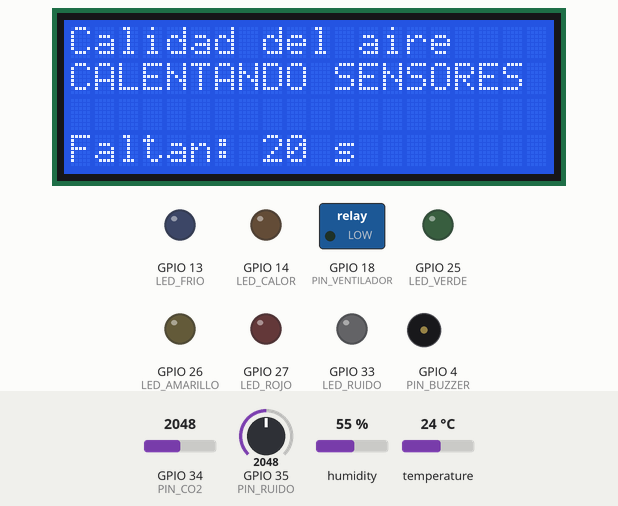
The sketch below on a simulated ESP32. Shown: 20×4 character LCD, switched loads named in the sketch (green lamp = pin HIGH), output pins drawn as LEDs (lit = HIGH), buzzer (waves = sounding). Inputs (shaded band) come from the test bench; at power-on: GPIO 34 (PIN_CO2) = 2048, GPIO 35 (PIN_RUIDO) = 2048, humidity 55 %, temperature 24 °C. WiFi joins after 1.5 s; servers stay silent unless stated; what the sketch prints to the serial monitor is not drawn.

Above: at 4.6 s.
At 9.9 s:
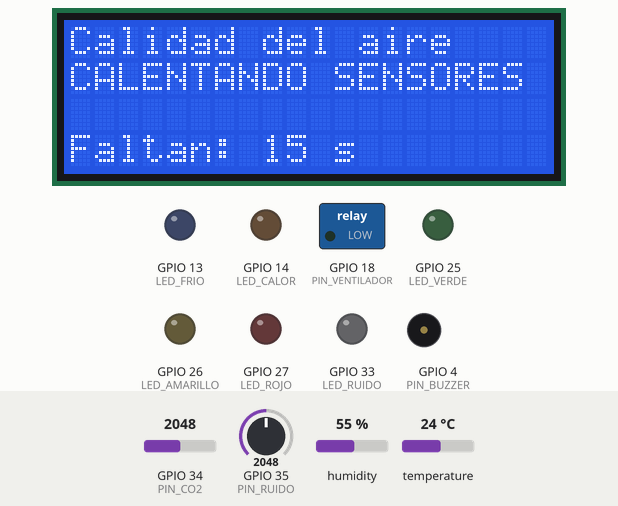
At 14.8 s:
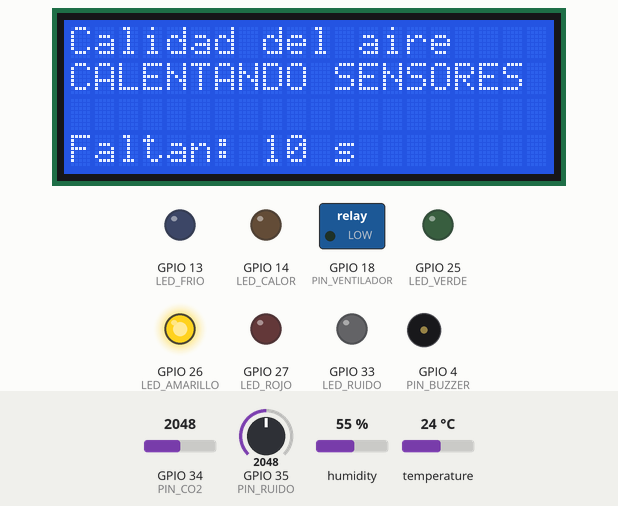
At 19.6 s:
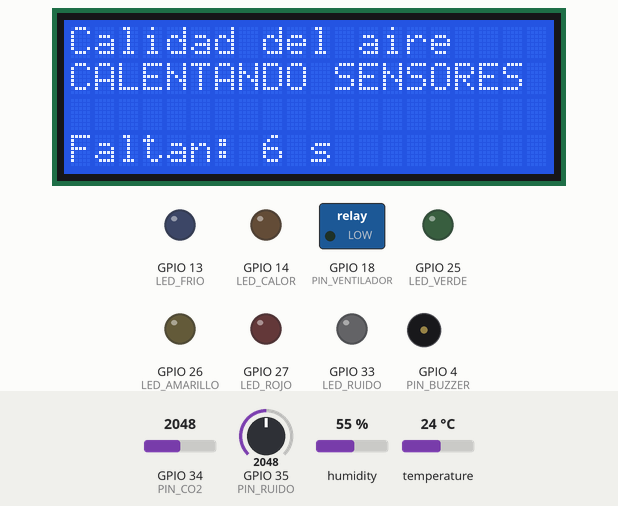
At 25.5 s:
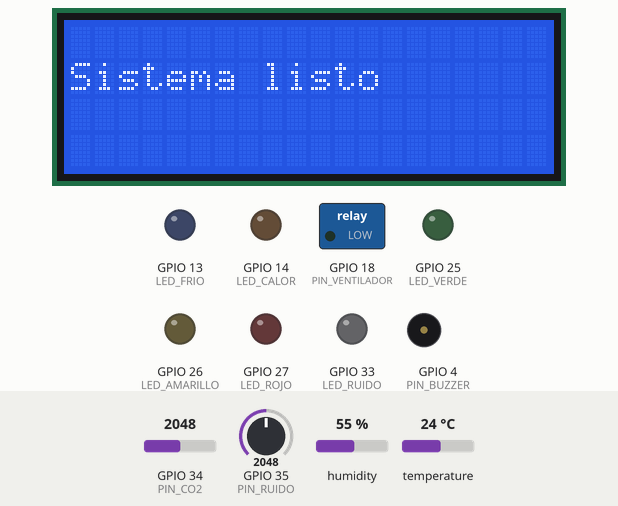
At 27.1 s:
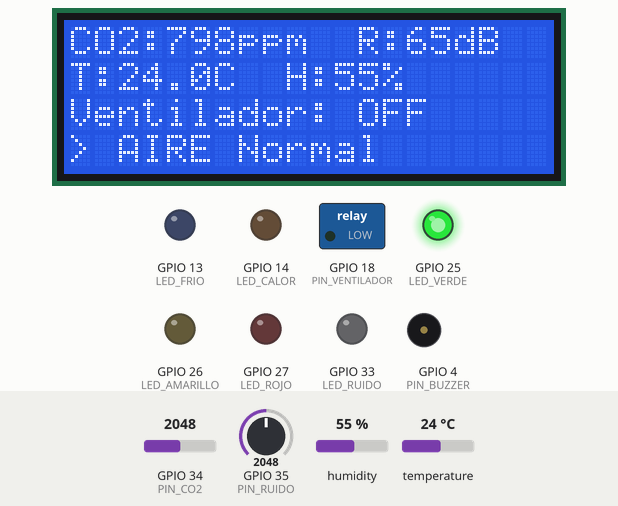
Timing chart, 0 to 28.6 s (numbered marks = the images above):
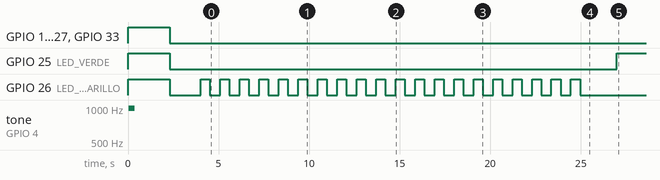

The sketch:

sketch.ino
```cpp
// =====================================================================
// MONITOR DE CALIDAD DEL AIRE · ESP32 (ESPOCH Orellana · PAO 3)
// Air quality monitor · ESP32 firmware (integrator project)
// ---------------------------------------------------------------------
// Measures estimated CO2 (MQ-135), temperature and humidity (DHT22) and
// noise (MAX4466). Shows the values on a 20x4 LCD, warns with LEDs and a
// buzzer, and controls an exhaust fan through a relay.
// Official data path: one CSV line every cycle over USB serial
// (Java app -> SQL Server). Mid-term add-on: every ~20 s the same data
// is also sent to ThingSpeak over WiFi.
//
// Index (search "BLOQUE n" with Ctrl+F):
//   1 Librerias         2 Modo              3 Pines
//   4 Umbrales          5 WiFi/ThingSpeak   6 Variables de estado
//   7 Sensores          8 LEDs y buzzer     9 Extractor
//  10 Pantalla LCD     11 Salida USB       12 Envio a ThingSpeak
//  13 Setup            14 Loop
// =====================================================================


// =====================================================================
// BLOQUE 1 · LIBRERIAS
// Block 1 · Libraries
// =====================================================================
#include <Wire.h>               // I2C bus for the LCD
#include <LiquidCrystal_I2C.h>  // 20x4 LCD with I2C adapter
#include "DHTesp.h"             // DHT22 temperature and humidity sensor
#include <WiFi.h>               // ESP32 WiFi radio
#include <WiFiClientSecure.h>   // HTTPS connection
#include <HTTPClient.h>         // HTTP POST requests


// =====================================================================
// BLOQUE 2 · MODO: SIMULACION O APARATO REAL
// Block 2 · Mode: simulation or real device
// =====================================================================
// true  = Wokwi: noise comes from a slide potentiometer and the gas sensor
//         runs at 3.3 V without the 10k/10k divider (the divider makes the
//         simulation very slow).
// false = real device: MAX4466 microphone and MQ-135 at 5 V with the divider.
const bool SIMULACION = true;


// =====================================================================
// BLOQUE 3 · PINES (CONEXIONES DEL ESP32)
// Block 3 · ESP32 pin map
// =====================================================================
// Sensors (inputs)
const int PIN_DHT = 15;         // DHT22 data
const int PIN_CO2 = 34;         // MQ-135 analog output (ADC)
const int PIN_RUIDO = 35;       // MAX4466 / potentiometer (ADC)
// LEDs (outputs)
const int LED_VERDE = 25;       // CO2 normal
const int LED_AMARILLO = 26;    // CO2: ventilate
const int LED_ROJO = 27;        // CO2 high
const int LED_CALOR = 14;       // heat (orange)
const int LED_FRIO = 13;        // cold (blue)
const int LED_RUIDO = 33;       // high noise (white)
// Actuators (outputs)
const int PIN_BUZZER = 4;       // buzzer
const int PIN_VENTILADOR = 18;  // relay input -> exhaust fan (purple LED in Wokwi)
// LCD: SDA = GPIO 21, SCL = GPIO 22 (default I2C pins, set by Wire)


// =====================================================================
// BLOQUE 4 · UMBRALES (LIMITES DE ALERTA)
// Block 4 · Alert thresholds
// =====================================================================
const int CO2_VENTILAR = 800;      // ppm: yellow LED, "VENTILAR"
const int CO2_ALTO = 1200;         // ppm: red LED, buzzer and fan ON
const int CO2_APAGAR = 1000;       // ppm: fan may turn OFF below this (hysteresis)
const float TEMP_CALOR = 30;       // °C: orange LED and fan ON
const float TEMP_FRIO = 20;        // °C: blue LED (below this value)
const float TEMP_APAGAR = 25;      // °C: fan may turn OFF at or below this (hysteresis)
const int RUIDO_ALTO_DB = 70;      // dB: provisional noise limit
const int LECTURAS_RUIDO = 3;      // readings in a row above the limit before warning
// Provisional CO2 scale (from the min and max of the Wokwi gas sensor)
const int CO2_CRUDO_MIN = 1386;    // ADC value for 400 ppm
const int CO2_CRUDO_MAX = 4041;    // ADC value for 2000 ppm
// Sensor warm-up. Simulation: 20 s. Real device: 120 s or more
const int SEGUNDOS_CALENTAMIENTO = 20;


// =====================================================================
// BLOQUE 5 · WIFI Y THINGSPEAK (AGREGADO DEL MEDIO CICLO)
// Block 5 · WiFi and ThingSpeak settings (mid-term add-on)
// =====================================================================
const bool USAR_THINGSPEAK = true;                 // false = USB only
const char* WIFI_RED = "Wokwi-GUEST";              // Wokwi virtual network (no password)
const char* WIFI_CLAVE = "";
const char* THINGSPEAK_KEY = "PEGAR_WRITE_API_KEY";   // Write API Key of the channel
const char* THINGSPEAK_URL = "https://api.thingspeak.com/update";
// Free accounts accept one entry every 15 s: we send every 5 cycles (~20 s)
const int CICLOS_POR_ENVIO = 5;


// =====================================================================
// BLOQUE 6 · VARIABLES DE ESTADO
// Block 6 · Objects and state variables
// =====================================================================
DHTesp sensorDHT;
LiquidCrystal_I2C lcd(0x27, 20, 4);   // I2C address 0x27, 20 columns, 4 rows

// Last readings (updated in every cycle by Block 7)
float temperatura = 0;
float humedad = 0;
bool errorDHT = false;      // true when the DHT22 does not answer
int ppmCO2 = 400;
int ruidoDB = 30;
bool ruidoAlto = false;     // true after LECTURAS_RUIDO high readings in a row

// State kept between cycles
bool ventiladorEncendido = false;   // fan state (needed for the hysteresis)
int contadorRuido = 0;              // consecutive high-noise readings
int contadorCiclos = 0;             // cycles since the last ThingSpeak entry
String mensaje = "AIRE Normal";     // text for LCD row 4


// =====================================================================
// BLOQUE 7 · SENSORES (LECTURA)
// Block 7 · Sensor readings
// =====================================================================

// Noise in dB. Read first in the cycle, while the buzzer is silent.
int leerRuido() {
  if (SIMULACION) {
    // The potentiometer works as a "volume" control: 30 to 100 dB
    int crudo = analogRead(PIN_RUIDO);
    return map(crudo, 0, 4095, 30, 100);
  }

  // Real device: the MAX4466 outputs an audio wave.
  // We measure the peak-to-peak amplitude over a 50 ms window.
  int maximo = 0;
  int minimo = 4095;
  unsigned long inicio = millis();
  while (millis() - inicio < 50) {
    int muestra = analogRead(PIN_RUIDO);
    if (muestra > maximo) {
      maximo = muestra;
    }
    if (muestra < minimo) {
      minimo = muestra;
    }
  }
  float voltajePicoPico = (maximo - minimo) * 3.3 / 4095.0;
  if (voltajePicoPico < 0.001) {
    voltajePicoPico = 0.001;
  }
  // PROVISIONAL formula: to be calibrated with a phone sound level meter
  float decibeles = 60 + 20 * log10(voltajePicoPico / 0.2);
  return constrain((int)decibeles, 30, 120);
}

// Estimated CO2 in ppm (PROVISIONAL scale, see Block 4)
int leerCO2() {
  int crudo = analogRead(PIN_CO2);
  if (!SIMULACION) {
    // Real device: the MQ-135 runs at 5 V and the 10k/10k divider (R7, R8) halves
    // its output, so GPIO 34 gets 2.5 V at most. Doubling the reading gives back the
    // sensor value on the same scale used in Wokwi. To be calibrated in December.
    crudo = crudo * 2;
  }
  int ppm = map(crudo, CO2_CRUDO_MIN, CO2_CRUDO_MAX, 400, 2000);
  return constrain(ppm, 400, 2000);
}

// Reads all sensors and stores the values in the Block 6 variables
void leerSensores() {
  // 1. Noise (counts how many high readings come in a row)
  ruidoDB = leerRuido();
  if (ruidoDB >= RUIDO_ALTO_DB) {
    contadorRuido = contadorRuido + 1;
  } else {
    contadorRuido = 0;
  }
  ruidoAlto = (contadorRuido >= LECTURAS_RUIDO);

  // 2. Temperature and humidity (NaN = the DHT22 did not answer)
  TempAndHumidity datos = sensorDHT.getTempAndHumidity();
  temperatura = datos.temperature;
  humedad = datos.humidity;
  errorDHT = (isnan(temperatura) || isnan(humedad));

  // 3. CO2
  ppmCO2 = leerCO2();
}


// =====================================================================
// BLOQUE 8 · LEDS Y BUZZER (AVISOS)
// Block 8 · Alert LEDs and buzzer
// =====================================================================

// Short beep (~0.3 s at 1 kHz)
void pitar() {
  for (int i = 0; i < 300; i++) {
    digitalWrite(PIN_BUZZER, HIGH);
    delayMicroseconds(500);
    digitalWrite(PIN_BUZZER, LOW);
    delayMicroseconds(500);
  }
}

void apagarLeds() {
  digitalWrite(LED_VERDE, LOW);
  digitalWrite(LED_AMARILLO, LOW);
  digitalWrite(LED_ROJO, LOW);
  digitalWrite(LED_CALOR, LOW);
  digitalWrite(LED_FRIO, LOW);
  digitalWrite(LED_RUIDO, LOW);
}

// Turns on the LED for each state and prepares the LCD message.
// Priority of the message: CO2 over temperature; noise is added at the end.
void actualizarLeds() {
  apagarLeds();
  mensaje = "AIRE Normal";

  // Temperature (only if the DHT22 works)
  if (!errorDHT) {
    if (temperatura >= TEMP_CALOR) {
      digitalWrite(LED_CALOR, HIGH);
      mensaje = "CALOR";
    }
    if (temperatura < TEMP_FRIO) {
      digitalWrite(LED_FRIO, HIGH);
      mensaje = "FRIO";
    }
  } else {
    mensaje = "ERROR DHT22";
  }

  // CO2 traffic light
  if (ppmCO2 < CO2_VENTILAR) {
    digitalWrite(LED_VERDE, HIGH);
  }
  if (ppmCO2 >= CO2_VENTILAR && ppmCO2 < CO2_ALTO) {
    digitalWrite(LED_AMARILLO, HIGH);
    mensaje = "VENTILAR";
  }
  if (ppmCO2 >= CO2_ALTO) {
    digitalWrite(LED_ROJO, HIGH);
    mensaje = "CO2 ALTO";
  }

  // Noise: white LED and message only, never the buzzer
  if (ruidoAlto) {
    digitalWrite(LED_RUIDO, HIGH);
    if (mensaje.equals("AIRE Normal")) {
      mensaje = "RUIDO ALTO";
    } else {
      mensaje = mensaje + " + RUIDO";
      if (mensaje.length() > 18) {
        mensaje = "ERROR DHT22+RUIDO";
      }
    }
  }
}

// Buzzer: only when CO2 is critical
void avisarConBuzzer() {
  if (ppmCO2 >= CO2_ALTO) {
    pitar();
  }
}


// =====================================================================
// BLOQUE 9 · EXTRACTOR (RELE) CON HISTERESIS
// Block 9 · Exhaust fan control (relay) with hysteresis
// =====================================================================
// ON  when CO2 >= 1200 ppm or temperature >= 30 °C.
// OFF only when CO2 < 1000 ppm and temperature <= 25 °C.
// In between, the fan keeps its previous state (it does not switch on and off).
// Noise never turns the fan on.
void controlarExtractor() {
  bool calor = false;
  bool temperaturaOk = true;
  if (!errorDHT) {
    calor = (temperatura >= TEMP_CALOR);
    temperaturaOk = (temperatura <= TEMP_APAGAR);
  }
  bool hayQuePrender = calor || (ppmCO2 >= CO2_ALTO);
  bool sePuedeApagar = temperaturaOk && (ppmCO2 < CO2_APAGAR);

  if (hayQuePrender) {
    ventiladorEncendido = true;
  } else if (sePuedeApagar) {
    ventiladorEncendido = false;
  }

  if (ventiladorEncendido) {
    digitalWrite(PIN_VENTILADOR, HIGH);
  } else {
    digitalWrite(PIN_VENTILADOR, LOW);
  }
}


// =====================================================================
// BLOQUE 10 · PANTALLA LCD 20x4
// Block 10 · 20x4 LCD display
// =====================================================================

// Writes one row and fills the rest with spaces (20 characters).
// The old text is covered, so lcd.clear() is not needed and the screen does not flicker.
void escribirFila(int fila, String texto) {
  if (texto.length() > 20) {
    texto = texto.substring(0, 20);
  }
  for (int i = texto.length(); i < 20; i++) {
    texto = texto + " ";
  }
  lcd.setCursor(0, fila);
  lcd.print(texto);
}

// Row 1: CO2 and noise · Row 2: temperature and humidity · Row 3: fan · Row 4: message
void mostrarLCD() {
  escribirFila(0, "CO2:" + String(ppmCO2) + "ppm  R:" + String(ruidoDB) + "dB");

  if (errorDHT) {
    escribirFila(1, "DHT22: ERROR");
  } else {
    escribirFila(1, "T:" + String(temperatura, 1) + "C  H:" + String(humedad, 0) + "%");
  }

  if (ventiladorEncendido) {
    escribirFila(2, "Ventilador: ON");
  } else {
    escribirFila(2, "Ventilador: OFF");
  }

  escribirFila(3, "> " + mensaje);
}


// =====================================================================
// BLOQUE 11 · SALIDA USB (LINEA SERIAL PARA LA APP JAVA)
// Block 11 · USB serial output (official data path)
// =====================================================================
// One CSV line per cycle: temperature,humidity,co2,noise,fan
// Example: 24.00,40.00,1373,30,1
// If the DHT22 fails, -999 is sent in the first two fields (error code).
// Status lines start with "#" so the Java app skips them.
void enviarSerial() {
  if (errorDHT) {
    Serial.print(-999);
    Serial.print(",");
    Serial.print(-999);
  } else {
    Serial.print(temperatura);
    Serial.print(",");
    Serial.print(humedad);
  }
  Serial.print(",");
  Serial.print(ppmCO2);
  Serial.print(",");
  Serial.print(ruidoDB);
  Serial.print(",");
  if (ventiladorEncendido) {
    Serial.println(1);
  } else {
    Serial.println(0);
  }
}


// =====================================================================
// BLOQUE 12 · ENVIO A THINGSPEAK POR WIFI (AGREGADO)
// Block 12 · WiFi connection and ThingSpeak upload (add-on)
// =====================================================================

// Connects to WiFi (about 20 s at most)
void conectarWiFi() {
  Serial.println("# Connecting to WiFi");
  WiFi.begin(WIFI_RED, WIFI_CLAVE, 6);
  int intentos = 0;
  while (WiFi.status() != WL_CONNECTED && intentos < 80) {
    delay(250);
    intentos++;
  }
  if (WiFi.status() == WL_CONNECTED) {
    Serial.println("# WiFi connected");
  } else {
    Serial.println("# WiFi not connected, data only by USB");
  }
}

// Sends one entry. Fields: 1 temperature, 2 humidity, 3 CO2, 4 noise, 5 fan.
// If the DHT22 fails, fields 1 and 2 are left empty (no -999 in the charts).
void enviarThingSpeak() {
  if (WiFi.status() != WL_CONNECTED) {
    WiFi.reconnect();
    return;
  }
  String datos = "api_key=" + String(THINGSPEAK_KEY);
  if (!errorDHT) {
    datos += "&field1=" + String(temperatura, 2);
    datos += "&field2=" + String(humedad, 2);
  }
  datos += "&field3=" + String(ppmCO2);
  datos += "&field4=" + String(ruidoDB);
  datos += "&field5=" + String(ventiladorEncendido ? 1 : 0);

  WiFiClientSecure cliente;
  cliente.setInsecure();   // simulation only: the certificate is not checked
  HTTPClient http;
  if (!http.begin(cliente, THINGSPEAK_URL)) {
    Serial.println("# ThingSpeak: could not start HTTPS");
    return;
  }
  http.addHeader("Content-Type", "application/x-www-form-urlencoded");
  int codigo = http.POST(datos);
  String respuesta = http.getString();
  respuesta.trim();
  if (codigo == 200 && respuesta.toInt() > 0) {
    Serial.println("# ThingSpeak entry " + respuesta);   // entry number in the channel
  } else {
    Serial.println("# ThingSpeak error " + String(codigo) + " " + respuesta);
  }
  http.end();
}

// Counts cycles and sends one entry every CICLOS_POR_ENVIO cycles
void revisarEnvioThingSpeak() {
  if (!USAR_THINGSPEAK) {
    return;
  }
  contadorCiclos = contadorCiclos + 1;
  if (contadorCiclos >= CICLOS_POR_ENVIO) {
    contadorCiclos = 0;
    enviarThingSpeak();
  }
}


// =====================================================================
// BLOQUE 13 · SETUP (ARRANQUE)
// Block 13 · Start-up: pins, self-test, WiFi and sensor warm-up
// =====================================================================
void setup() {
  Serial.begin(115200);

  // Output pins
  pinMode(LED_VERDE, OUTPUT);
  pinMode(LED_AMARILLO, OUTPUT);
  pinMode(LED_ROJO, OUTPUT);
  pinMode(LED_CALOR, OUTPUT);
  pinMode(LED_FRIO, OUTPUT);
  pinMode(LED_RUIDO, OUTPUT);
  pinMode(PIN_BUZZER, OUTPUT);
  pinMode(PIN_VENTILADOR, OUTPUT);
  digitalWrite(PIN_VENTILADOR, LOW);

  // Self-test: all LEDs, the fan and the buzzer for 2 s
  digitalWrite(LED_VERDE, HIGH);
  digitalWrite(LED_AMARILLO, HIGH);
  digitalWrite(LED_ROJO, HIGH);
  digitalWrite(LED_CALOR, HIGH);
  digitalWrite(LED_FRIO, HIGH);
  digitalWrite(LED_RUIDO, HIGH);
  digitalWrite(PIN_VENTILADOR, HIGH);
  pitar();
  delay(2000);
  apagarLeds();
  digitalWrite(PIN_VENTILADOR, LOW);

  // Sensors and LCD
  sensorDHT.setup(PIN_DHT, DHTesp::DHT22);
  lcd.init();
  lcd.backlight();

  // WiFi (add-on)
  if (USAR_THINGSPEAK) {
    escribirFila(0, "Calidad del aire");
    escribirFila(1, "Conectando WiFi...");
    escribirFila(2, "");
    escribirFila(3, "");
    conectarWiFi();
  }

  // MQ-135 warm-up (no alarms during this time; the yellow LED blinks)
  for (int s = SEGUNDOS_CALENTAMIENTO; s > 0; s--) {
    escribirFila(0, "Calidad del aire");
    escribirFila(1, "CALENTANDO SENSORES");
    escribirFila(2, "");
    escribirFila(3, "Faltan: " + String(s) + " s");
    digitalWrite(LED_AMARILLO, HIGH);
    delay(500);
    digitalWrite(LED_AMARILLO, LOW);
    delay(500);
  }

  lcd.clear();
  lcd.setCursor(0, 1);
  lcd.print("Sistema listo");
  delay(1500);
}


// =====================================================================
// BLOQUE 14 · LOOP (CICLO PRINCIPAL CADA 4 s)
// Block 14 · Main cycle (every 4 s)
// =====================================================================
void loop() {
  leerSensores();            // Block 7: noise, temperature, humidity, CO2
  actualizarLeds();          // Block 8: LEDs and LCD message
  controlarExtractor();      // Block 9: relay with hysteresis
  avisarConBuzzer();         // Block 8: beep only with high CO2
  mostrarLCD();              // Block 10: 4 rows on the LCD
  enviarSerial();            // Block 11: CSV line over USB (official path)
  revisarEnvioThingSpeak();  // Block 12: one entry every ~20 s (add-on)
  delay(4000);
}
```

Measured:
- by itself, GPIO 25 (LED_VERDE): HIGH → LOW at 2.3 s, → HIGH 24.7 s later
- what the display in image 0 shows lasts 1.1 s, from 4.0 s to 5.1 s
- what the display in image 4 shows lasts 1.6 s, from 25.5 s to 27.1 s
